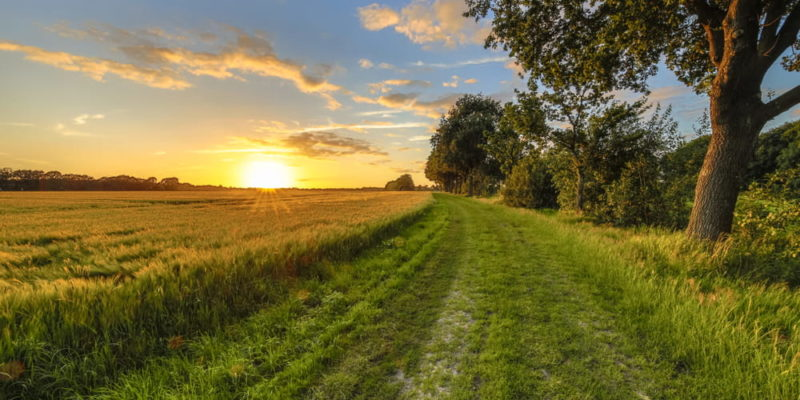
#> input picture CLASE3/IMAGENGG.jpg, 800 x 400 px, given in place of the camera
$ python codigo3.py
#> lines starting #> are read from the running program, lines starting #| are printed output that depends on the picture
import  numpy as np
import cv2
camara=cv2.VideoCapture(0)

kernel1=np.array([[-1,0,1],[0,0,0],[-1,0,1]])
while True:
    #leer las imagenes de la camara
    estado,frame=camara.read()
#> frame is the input picture: shape (400, 800, 3); mean B, G, R 60.8, 108.9, 117.1
    #convertir la imagen BGR a grises
    Ig=cv2.cvtColor(frame, cv2.COLOR_BGR2GRAY)
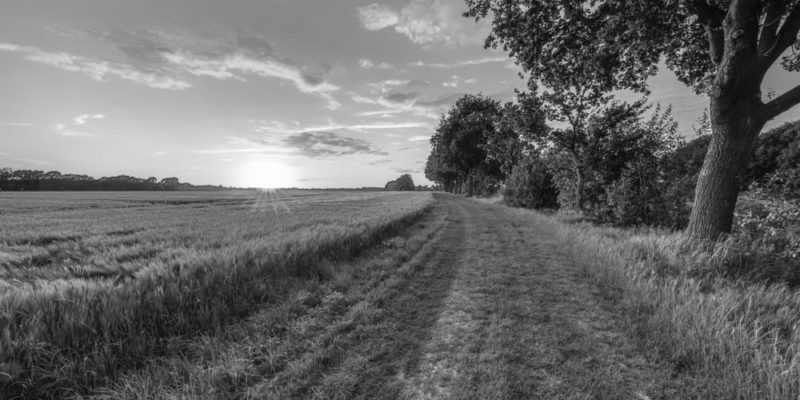
#> Ig: shape (400, 800); min 2, max 255, mean 105.8
    #------------ECUALIZACION DEL HISTOGRAMA (RESALTAR EL CONTRASTE)
    Icon=cv2.equalizeHist(Ig)
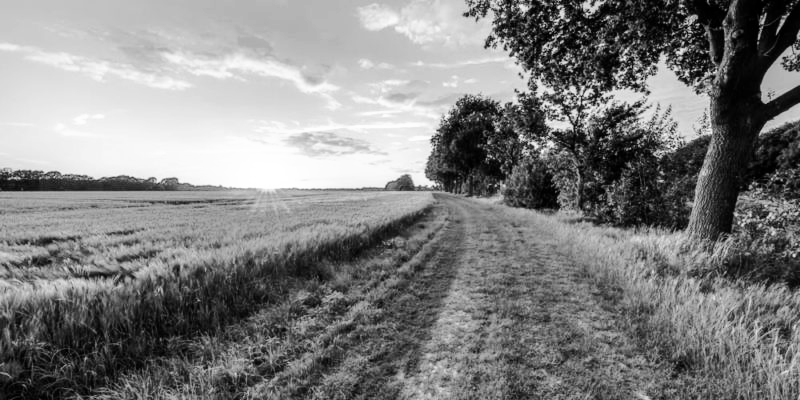
#> Icon: shape (400, 800); min 0, max 255, mean 128.2
    #aplicar un filtro para eliminar el ruido
    Isinr=cv2.GaussianBlur(Icon,(3,3),3)
    #-----realizar la convolucion 2D de la imagen y el kernel
    img2=cv2.filter2D(Icon,-1,kernel=kernel1)
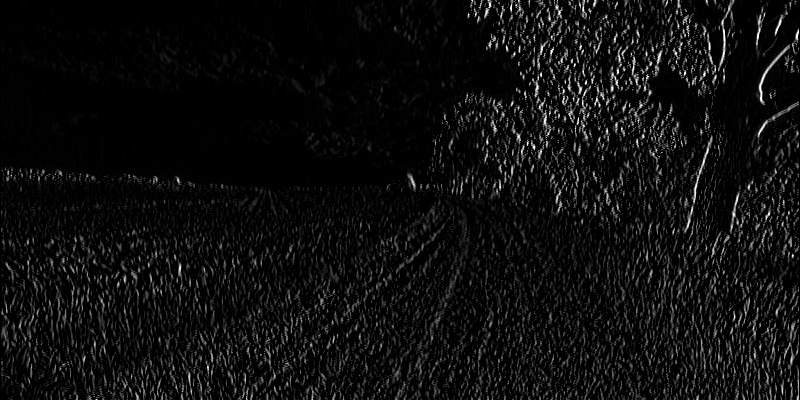
#> img2: shape (400, 800); min 0, max 255, mean 13.9
                      #convertir la imagen a un binario
    imgb=np.where(img2>=30,255,0)
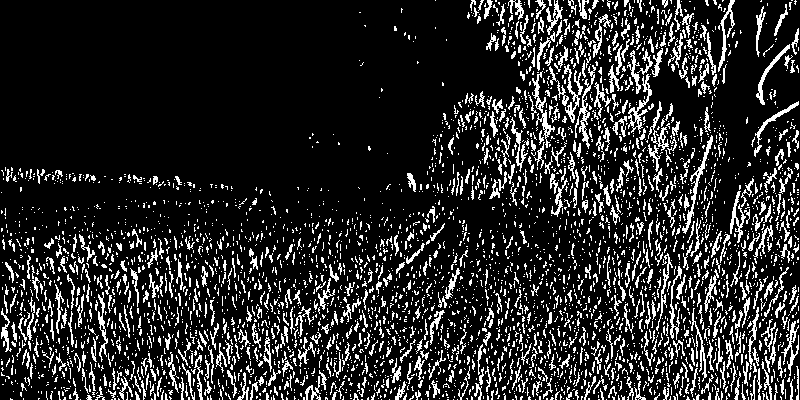
#> imgb: shape (400, 800) int64; 16% white in thin lines or dots
    imgb=np.uint8(imgb)
#> imgb: shape (400, 800); 16% white in thin lines or dots
    #--------------------------
    cv2.imshow("imagen original grises" , Ig)
    cv2.imshow("imagen equializada grises", Icon)
    cv2.imshow("imagen convolucion y binaria", imgb)
    #--- ESPERAR A PRESIONAR LA TECLA q  PARA CERRAR LA APLICACION
    if cv2.waitKey(1)==ord("q"):
#> (key q is pressed here)
        camara.release()
        cv2.destroyAllWindows()
        break
